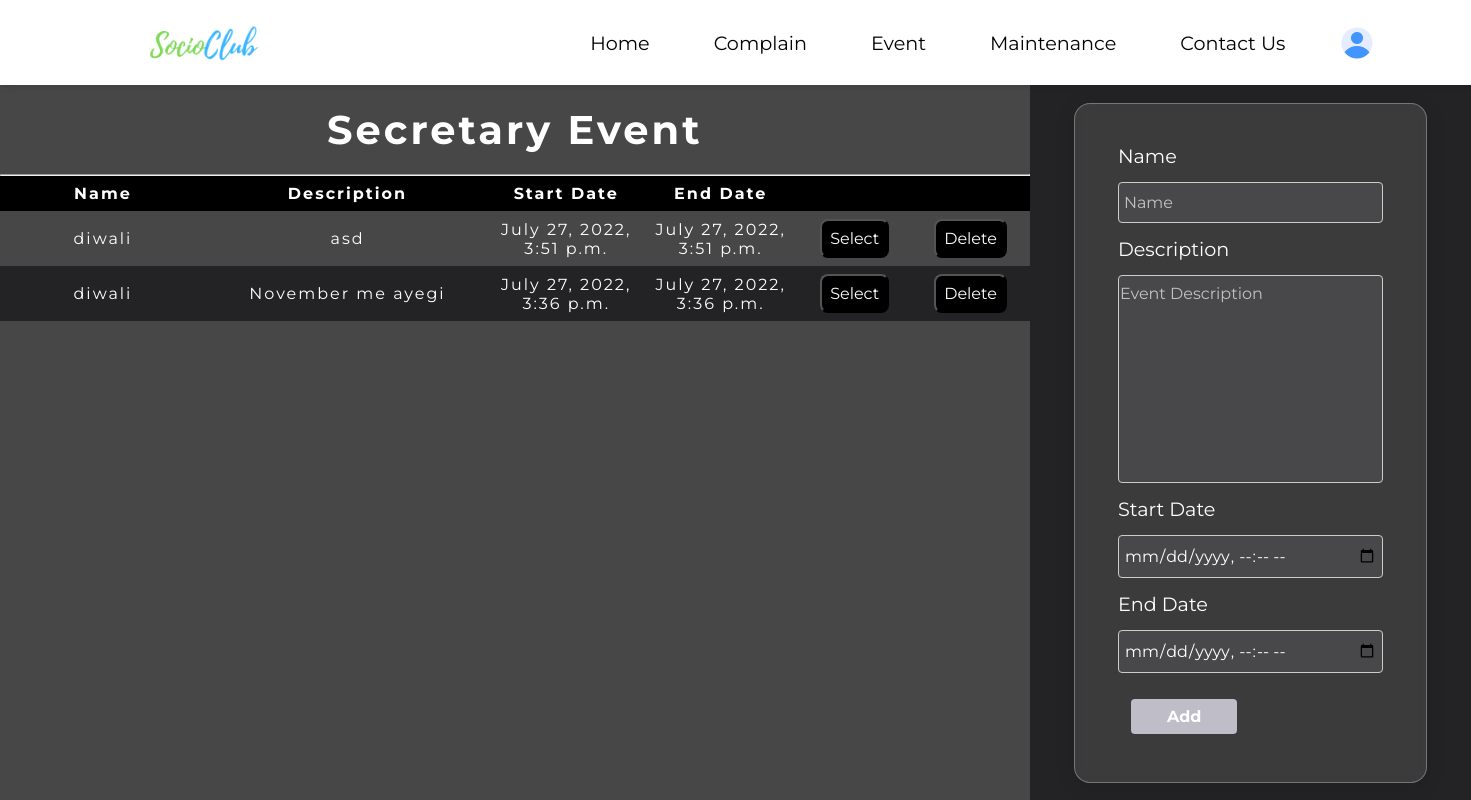
Page /sec_event/ (signed in) on the earlier database version.
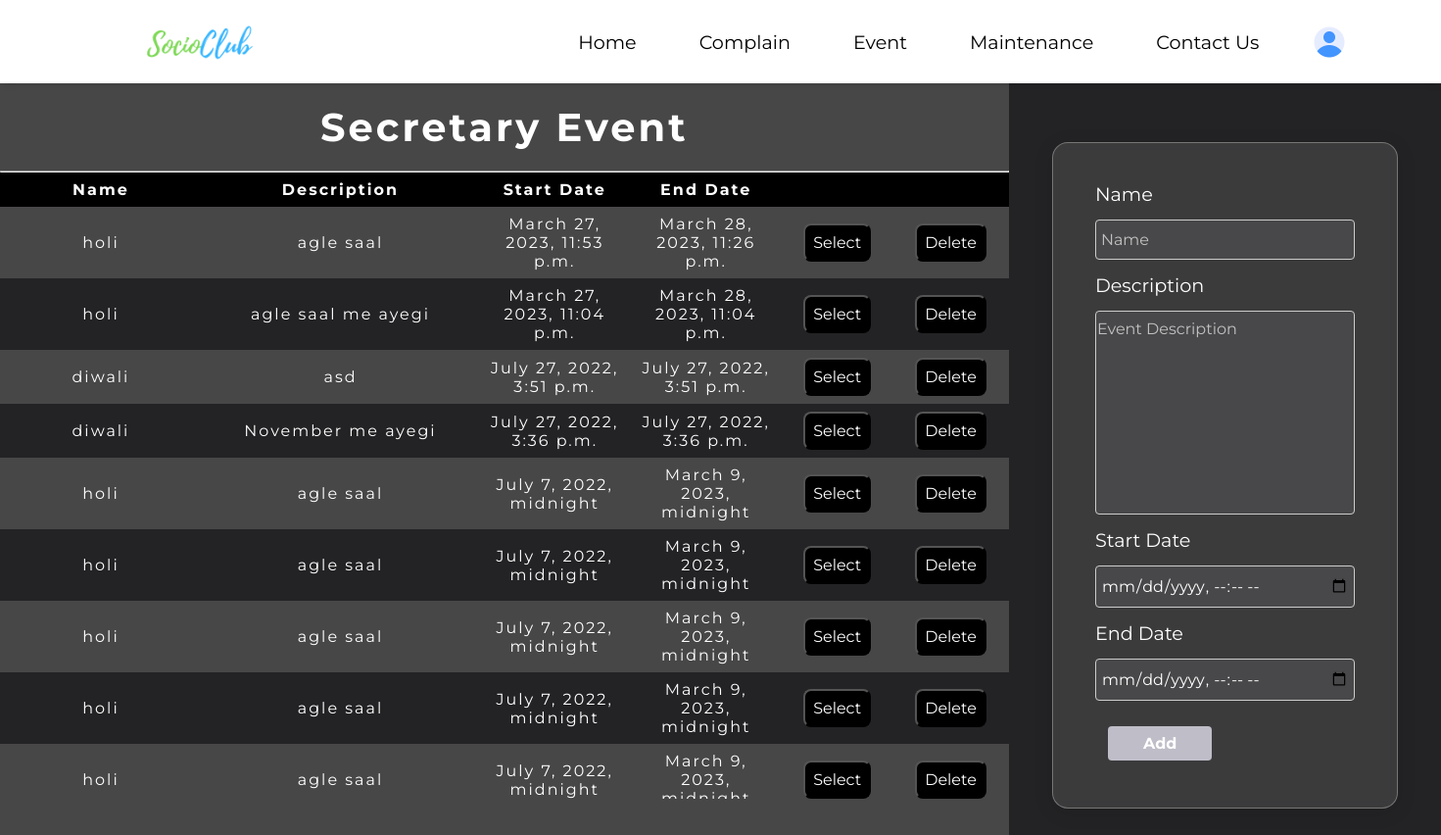
Same page on the later database version.
### user_data/models.py (models this page shows, shortened)
class Event(models.Model):
    society_name = models.ForeignKey(Society, on_delete=models.CASCADE)
    event_name = models.CharField(max_length=100)
    event_description = models.TextField(max_length=500)
    event_start_date = models.DateTimeField()
    event_end_date = models.DateTimeField()

### SocioClub/views.py (the view, shortened to what this page needs)
# urls.py: path('sec_event/', views.sec_event , name = "sec_event"),
def sec_event(request):
    society_name = User_Detail.objects.get(user=request.user).society_name
    events = Event.objects.filter(society_name = society_name).order_by('-event_start_date')
    return render (request, "sec-event.html", {'events': events})

### templates/sec-event.html (shortened to what this page needs)
{% extends "base.html" %}
{% load static %}
{% url 'login' as login %}
{%block cssblock%}
<link rel="stylesheet" href="{% static 'css/sec-event.css'%}"> {%endblock%}
{% block mainblock %}
<div class="sec-container">
    <div class="sec-left">
        <h3>Secretary Event</h3>
        <hr>
        <div class="only-table-main">
            <table>
                <thead>
                    <tr>
                        <th class="name">Name</th>
                        <th class="desc">Description</th>
                        <th class="date">Start Date</th>
                        <th class="date">End Date</th>
                        <th></th>
                        <th></th>
                    </tr>
                </thead>
                <tbody>
                    {% for e in events %}
                    <tr>
                        <td class="name">{{e.event_name}}</td>
                        <td class="desc">{{e.event_description}}</td>
                        <td class="date">{{e.event_start_date}}</td>
                        <td class="date">{{e.event_end_date}}</td>
                        <td> <button class="select-btn"
                            onclick="select_event(
                                '{{e.id}}',
                                '{{e.event_name}}',
                                '{{e.event_description}}',
                                '{{e.event_start_date}}',
                                '{{e.event_end_date}}')">Select</button></td>
                        <td> <button onclick="del_event('{{e.id}}')" class="select-btn">Delete</button></td>
                    </tr>
                    {% endfor %}
                </tbody>
            </table>
        </div>
    </div>
    <div class="sec-right">
        <div class="sec-right-form">
            <form method="POST" action="{% url 'sec_event' %}" id="update_form">
                <label>Name</label>
                <input type="text" name="event_name" maxlength="100" id="event_name" placeholder="Name" required>
                <label>Description</label>
                <textarea id="event_description" name="event_description" rows="10" placeholder="Event Description" maxlength="500" required></textarea>
                <label>Start Date</label>
                <input type="datetime-local"  name="event_start_date" id="event_start_date">
                <label>End Date</label>
                <input type="datetime-local" name="event_end_date" id="event_end_date">
                <div class="add-update">
                    <input type="submit" value="Add">
                </div>
            </form>
        </div>
    </div>
</div>
{% endblock %}

Differences in the rows shown:
added Event: event_name "holi", event_description "agle saal", event_start_date "March 27, 2023, 11:53 p.m.", event_end_date "March 28, 2023, 11:26 p.m."
added Event: event_name "holi", event_description "agle saal me ayegi", event_start_date "March 27, 2023, 11:04 p.m.", event_end_date "March 28, 2023, 11:04 p.m."
added Event: event_name "holi", event_description "agle saal", event_start_date "July 7, 2022, midnight", event_end_date "March 9, 2023, midnight"
added Event: event_name "holi", event_description "agle saal", event_start_date "July 7, 2022, midnight", event_end_date "March 9, 2023, midnight"
added Event: event_name "holi", event_description "agle saal", event_start_date "July 7, 2022, midnight", event_end_date "March 9, 2023, midnight"
added Event: event_name "holi", event_description "agle saal", event_start_date "July 7, 2022, midnight", event_end_date "March 9, 2023, midnight"
added Event: event_name "holi", event_description "agle saal", event_start_date "July 7, 2022, midnight", event_end_date "March 9, 2023,…"
